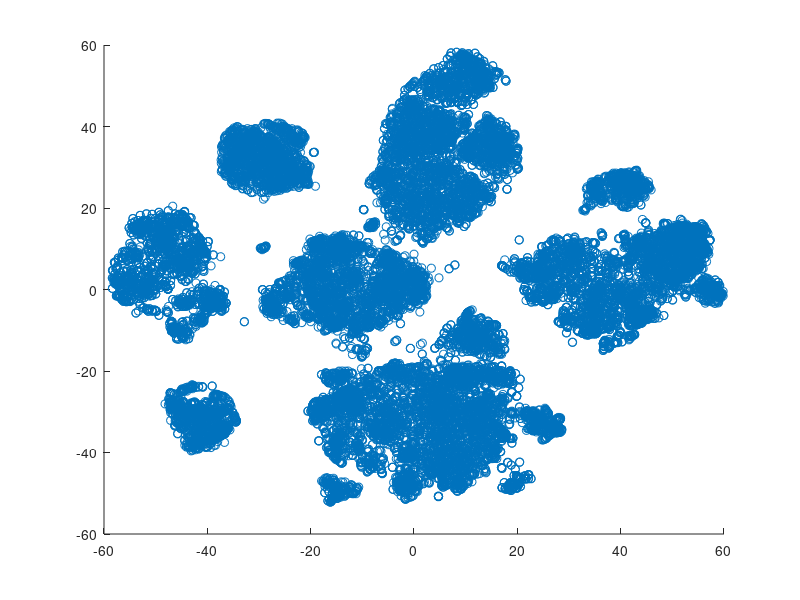

This figure's MATLAB source: (Note: this script raises an error after producing the figure.)

data = load('clustering_data.mat');
data = data.data;

% VISUALIZE THE DATA TO DETERMINE LINKAGE AND DISTANCE METRICS
figure;
scatter(data(:, 1), data(:, 2));

% Perform hierarchical clustering using average linkage
Z = linkage(data, 'average', 'euclidean');

% Plot the dendrogram
figure;
dendrogram(Z);
title('Dendrogram using Euclidean Distance and Average Linkage');
xlabel('Sample Index');
ylabel('Distance');

% Find a reasonable cutoff height for clusters (manually inspecting the dendrogram)
numClusters = 15; % This is an example, adjust based on your data

% Draw the cutoff line
hold on;
y_limits = ylim;  % Get the y-axis limits of the dendrogram plot
line([0, length(data)], [numClusters, numClusters], 'Color', 'r', 'LineStyle', '--');

% Add a label indicating the cutoff
text(length(data)*0.95, numClusters, 'Cutoff', 'Color', 'r', 'FontSize', 12, 'VerticalAlignment', 'bottom');
hold off;

% DO THE CLUSTERING

% 1. K-Means Clustering (Lloyd's Algorithm)
[idx_kmeans, C_kmeans] = kmeans(data, numClusters);

% Plot K-Means clustering results
figure;
subplot(3,1,1);
gscatter(data(:,1), data(:,2), idx_kmeans);
title('K-Means Clustering (Lloyd''s Algorithm)');
xlabel('Feature 1');
ylabel('Feature 2');
legend('show');

% 2. Agglomerative (Hierarchical) Clustering
% Perform hierarchical clustering using average linkage
Z = linkage(data, 'average', 'euclidean');  % Euclidean distance and average linkage
idx_agglomerative = cluster(Z, 'maxclust', numClusters);

% Plot Agglomerative Clustering results
subplot(3,1,2);
gscatter(data(:,1), data(:,2), idx_agglomerative);
title('Agglomerative Clustering');
xlabel('Feature 1');
ylabel('Feature 2');
legend('show');

% 3. Gaussian Mixture Model (GMM) Clustering
% Fit a Gaussian Mixture Model with numClusters components
gmm = fitgmdist(data, numClusters);

% Assign each data point to a cluster based on the GMM
idx_gmm = cluster(gmm, data);

% Plot GMM clustering results
subplot(3,1,3);
gscatter(data(:,1), data(:,2), idx_gmm);
title('Gaussian Mixture Model (GMM) Clustering');
xlabel('Feature 1');
ylabel('Feature 2');
legend('show');


% SILHOUTTE SCORE VS #CLUSTERS
% Set range for the number of clusters
minClusters = 2;
maxClusters = 20;
avgSilhouetteScores = zeros(maxClusters - minClusters + 1, 1);

% Iterate over the number of clusters to calculate average silhouette score
for numClusters = minClusters:maxClusters
    % Perform K-Means clustering (you can replace this with Agglomerative or GMM)
    [idx, ~] = kmeans(data, numClusters);

    % Compute the silhouette scores
    silhouetteScores = silhouette(data, idx);

    % Calculate the average silhouette score
    avgSilhouetteScores(numClusters - minClusters + 1) = mean(silhouetteScores);
end

% Plot the average silhouette score vs number of clusters
figure;
plot(minClusters:maxClusters, avgSilhouetteScores, '-o', 'LineWidth', 2);
xlabel('Number of Clusters');
ylabel('Average Silhouette Score');
title('Average Silhouette Score vs Number of Clusters');
grid on;

% Identify the best number of clusters (highest average silhouette score)
[~, bestN] = max(avgSilhouetteScores);
fprintf('The best number of clusters is %d with an average silhouette score of %.4f.\n', bestN + minClusters - 1, avgSilhouetteScores(bestN));


%% SCATTER AND SILHOUTTE PLOT
% Perform K-Means Clustering (Lloyd's Algorithm)
numClusters = 6;
[idx_kmeans, C_kmeans] = kmeans(data, numClusters);

% Plot K-Means Clustering Results
figure;
subplot(3,2,1);
gscatter(data(:,1), data(:,2), idx_kmeans);
title('K-Means Clustering');
xlabel('Feature 1');
ylabel('Feature 2');
legend('show');

% Plot Silhouette for K-Means
subplot(3,2,2);
silhouette(data, idx_kmeans);
title(['K-Means Silhouette (Avg: ' num2str(mean(silhouette(data, idx_kmeans))) ')']);
xlabel('Silhouette Value');
ylabel('Cluster Index');

% Agglomerative Clustering
Z = linkage(data, 'average', 'euclidean');  % Euclidean distance and average linkage
idx_agglomerative = cluster(Z, 'maxclust', numClusters);

% Plot Agglomerative Clustering Results
subplot(3,2,3);
gscatter(data(:,1), data(:,2), idx_agglomerative);
title('Agglomerative Clustering');
xlabel('Feature 1');
ylabel('Feature 2');
legend('show');

% Plot Silhouette for Agglomerative Clustering
subplot(3,2,4);
silhouette(data, idx_agglomerative);
title(['Agglomerative Silhouette (Avg: ' num2str(mean(silhouette(data, idx_agglomerative))) ')']);
xlabel('Silhouette Value');
ylabel('Cluster Index');

% Gaussian Mixture Models (GMM)
gmm = fitgmdist(data, numClusters);  % Fit a GMM
idx_gmm = cluster(gmm, data);        % Assign clusters

% Plot GMM Clustering Results
subplot(3,2,5);
gscatter(data(:,1), data(:,2), idx_gmm);
title('GMM Clustering');
xlabel('Feature 1');
ylabel('Feature 2');
legend('show');

% Plot Silhouette for GMM
subplot(3,2,6);
silhouette(data, idx_gmm);
title(['GMM Silhouette (Avg: ' num2str(mean(silhouette(data, idx_gmm))) ')']);
xlabel('Silhouette Value');
ylabel('Cluster Index');


